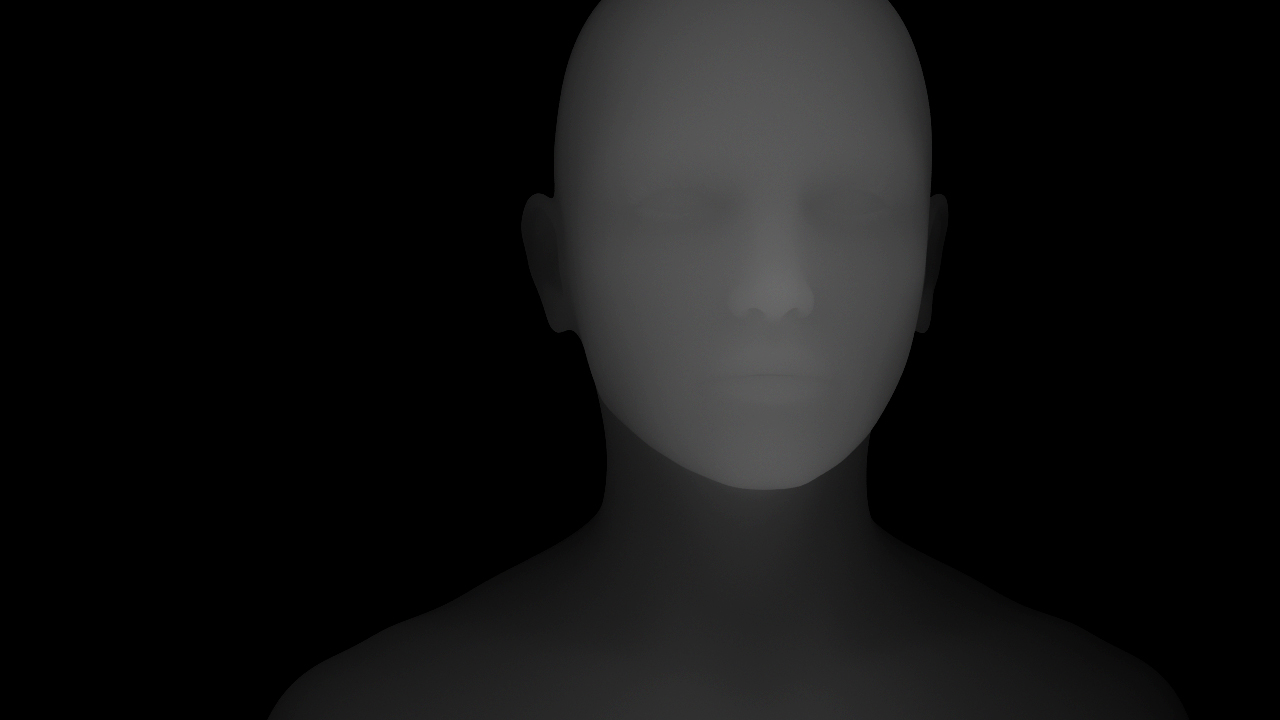
//> input picture SkinDetection/SkinDetection/b.jpg, 1280 x 720 px
$ ./temp4   (built with g++ and OpenCV 4)
//> lines starting //> are read from the running program, lines starting //| are printed output that depends on the picture; after the words box and inside, x2 and y2 are one past the last pixel; in counts of white or black regions, pixels touching at a corner belong together; pictures that were not available may be replaced by others from this repository, and a replacement may not be noted
//> further down, img is the input picture: 720 rows x 1280 cols, CV_8UC3; mean B, G, R 17.6, 17.6, 17.6
### SkinDetection/SkinDetection/stdafx.h
// stdafx.h : include file for standard system include files,
// or project specific include files that are used frequently, but
// are changed infrequently
//

#pragma once

#include "targetver.h"


#include <stdio.h>
#include <tchar.h>
#include <iostream>
#include <algorithm>


// TODO: reference additional headers your program requires here

### SkinDetection/SkinDetection/temp4.cpp
#include "stdafx.h"
#include <opencv2/opencv.hpp>

using namespace cv;
using std::cout;
using std::cin;
using std::vector;

extern "C" void DetectSkin(int h, int w, uchar** input_frame, uchar** hands, uchar** cubes) {
//> called with h = 720, w = 1280
	Mat3b frame;
	Mat1b output_frame;

	frame = Mat(h, w, CV_8UC3, *input_frame);
	resize(frame, frame, Size(), 0.5, 0.5, INTER_LINEAR);

	//cvtColor(frame, output_frame, CV_BGR2GRAY);
	cvtColor(frame, frame, CV_BGR2HSV);
//> frame: 360 rows x 640 cols, CV_8UC3; mean H, S, V 18, 1.9, 17.8
	//cvtColor(bgr_frame, frame, CV_BGR2YCrCb);
	//GaussianBlur(frame, frame, Size(7, 7), 1, 1);

	// generate binary mask
	Scalar hsv_l(0, 38, 51);
	Scalar hsv_h(17, 250, 242);
	inRange(frame, hsv_l, hsv_h, output_frame);
//> output_frame: 360 rows x 640 cols, CV_8UC1; every value is 0

	// convert to 3 channel image

	Mat out;
	Mat in[] = { output_frame, output_frame, output_frame };
	merge(in, 3, out);
//> out: 360 rows x 640 cols, CV_8UC3; every value is 0

	// apply mask to original image
	bitwise_and(frame, out, frame);

	cvtColor(frame, frame, CV_HSV2BGR);

	// [5 lines of commented-out code are left out]
	resize(frame, frame, Size(), 2, 2, INTER_NEAREST);
//> frame: 720 rows x 1280 cols, CV_8UC3; every value is 0

	Mat handsMt = Mat(h, w, CV_8UC3, *hands);
	Mat channels[3];

	split(handsMt, channels);

	threshold(channels[0], channels[0], 2, 255, THRESH_BINARY_INV);
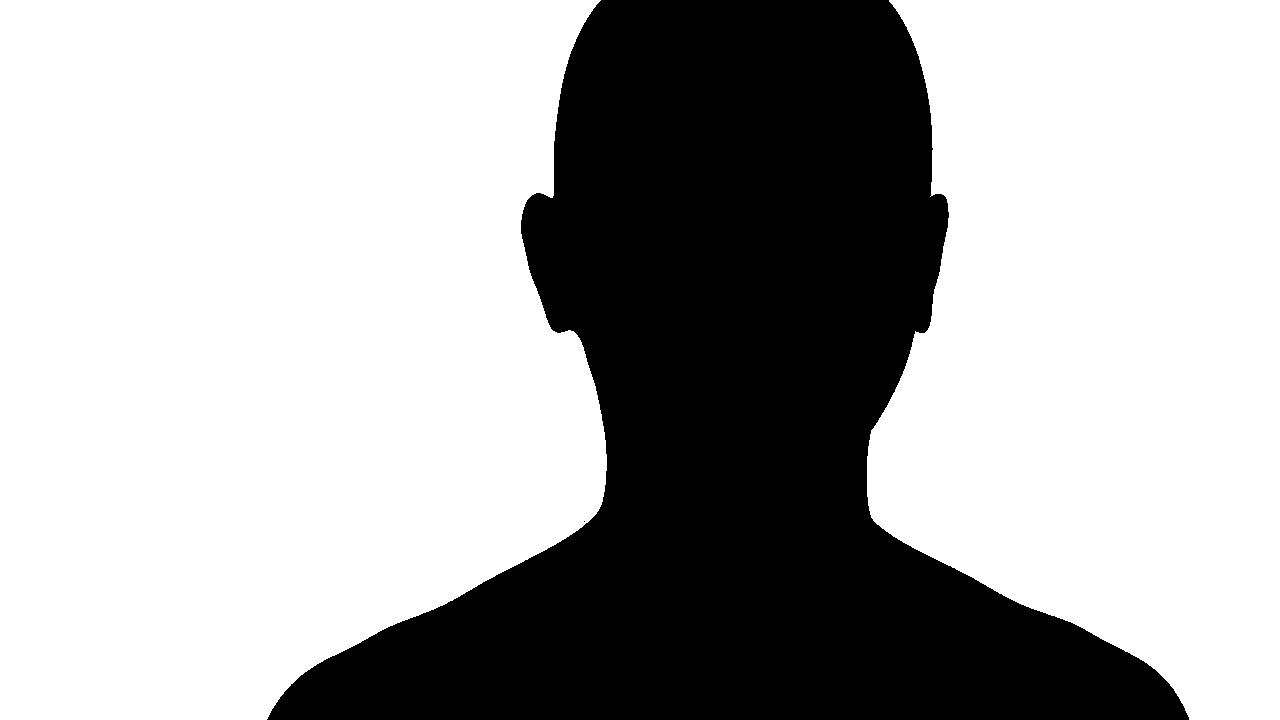
//> channels[0]: 720 rows x 1280 cols, CV_8UC1; 66.7% white; 2 black regions (1 under 20 px), largest, box (x1, y1, x2, y2) and area: (267, 0, 1189, 720) 306742
	imshow("", channels[0]);
	waitKey(0);

	Mat labels = Mat(h, w, CV_32SC1);

	distanceTransform(channels[0], channels[1], labels, DIST_L2, DIST_MASK_PRECISE, DIST_LABEL_PIXEL);
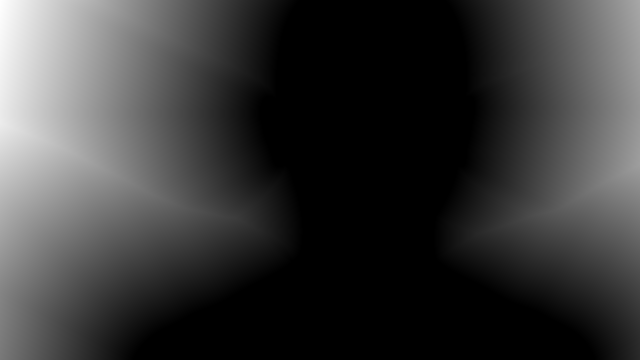
//> channels[1]: 720 rows x 1280 cols, CV_32FC1 (shown at 1/2 size); min 0, max 564.1, mean 126.1; drawn with min black and max white
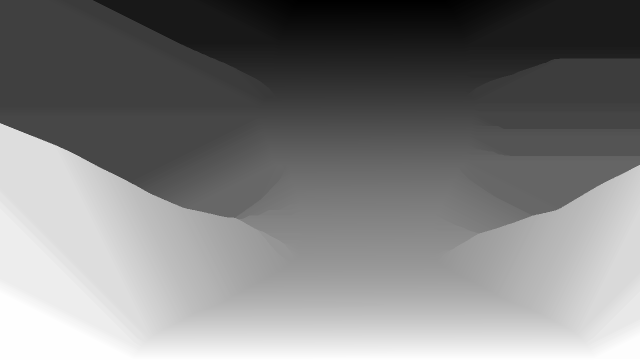
//> labels: 720 rows x 1280 cols, CV_32SC1 (shown at 1/2 size); min 1, max 306743, mean 151510.2; drawn with min black and max white

	double min, max;
	minMaxLoc(labels, &min, &max);
//> min = 1; max = 306743
	//labels.convertTo(labels, CV_8UC1, 255.0 / max, 0);
	cout << "max " << max << "\n";
//| max 306743

	Mat mask = Mat(h, w, CV_8UC1);


	vector<Vec2i> label_to_index;

	for (int row = 0; row < channels[0].rows; row++)
	{
		for (int col = 0; col < channels[0].cols; col++)
		{
			if (channels[0].at<uchar>(row, col) == 0)
			{
				label_to_index.push_back(Vec2i(row, col));
			}
		}
	}
//> after the loop, label_to_index = 306743 items
	label_to_index.push_back(0);
//> label_to_index = 306744 items

	cout << "size " << label_to_index.size() << "\n";
//| size 306744

	for (int i = 0; i < mask.rows; i++)
	{
		const double* m = mask.ptr<double>(i);

		for (int j = 0; j < mask.cols; j++)
		{
			mask.at<uchar>(i, j) = channels[2].at<uchar>(label_to_index.at(labels.at<int>(i, j)));
		}
	}

	imshow("", mask);
	waitKey(0);

	Mat singles[] = { mask, mask, mask };
	merge(singles, 3, out);
//> out: 720 rows x 1280 cols, CV_8UC3

	Mat cubesMt = Mat(h, w, CV_8UC3, *cubes);

	// compare hands depth with objects depth
	Mat dst = out >= cubesMt;
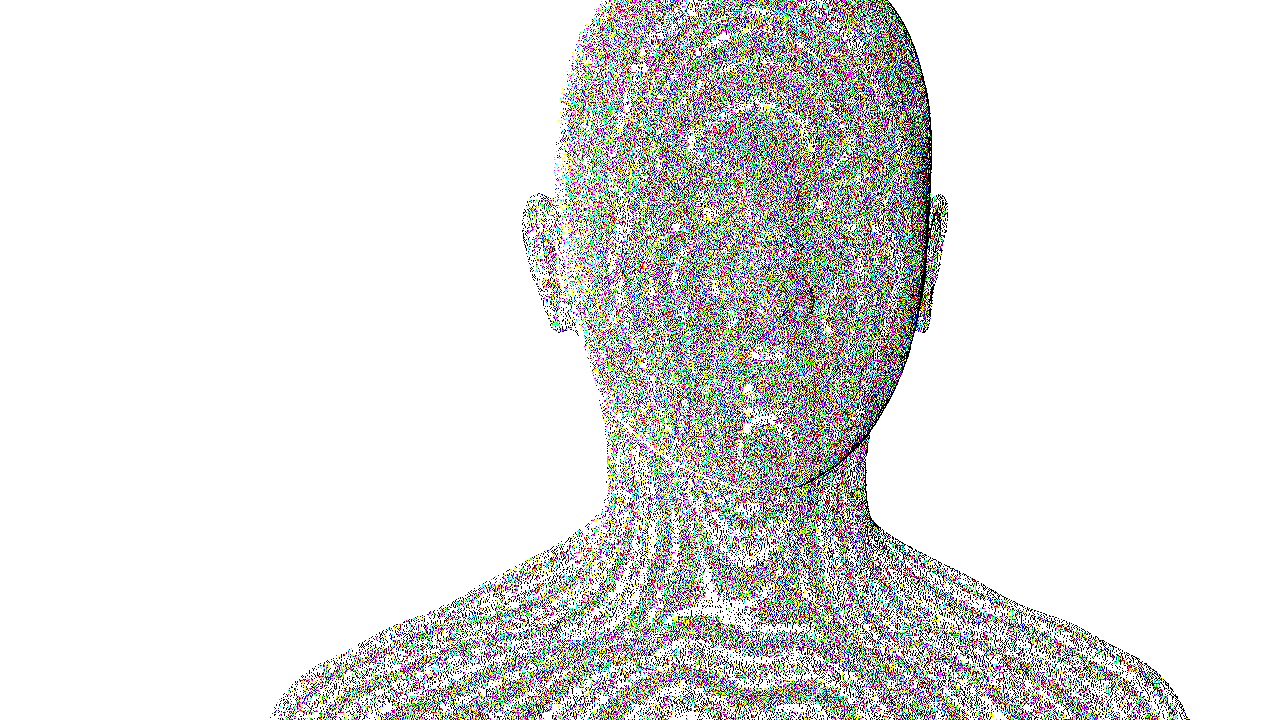
//> dst: 720 rows x 1280 cols, CV_8UC3; mean B, G, R 224, 225.4, 225.1
	/*
	imshow("", dst);
	waitKey(0);
	*/
	bitwise_and(frame, dst, frame);
	//flip(frame, frame, 0);

//> (the run ends here: the program needs code that is not available in this run, at `std::copy(frame.data, frame.data + h * w * 3, stdext::checked_array_it..`)

$ run again, on SkinDetection/SkinDetection/a.jpg
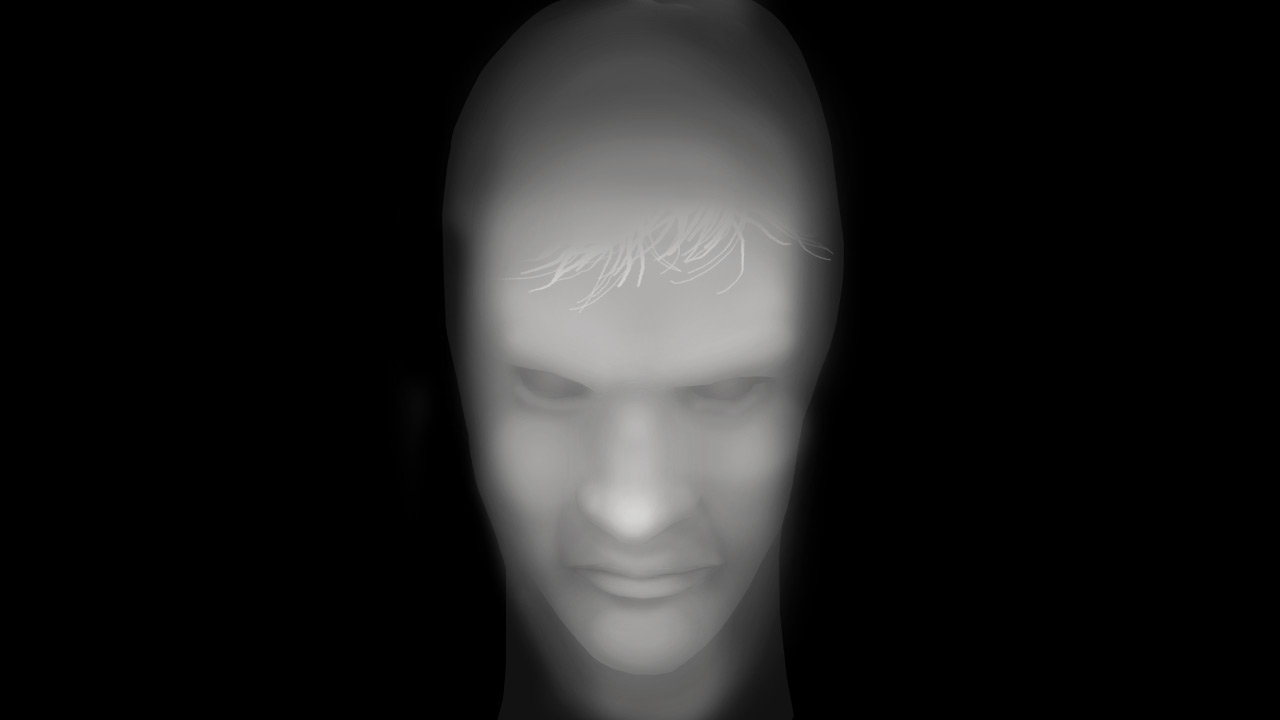
//> input picture SkinDetection/SkinDetection/a.jpg, 1280 x 720 px, given in place of b.jpg, which was not available
//> img is the input picture: 720 rows x 1280 cols, CV_8UC3; mean B, G, R 28.9, 29.2, 29.3
//> output_frame: 360 rows x 640 cols, CV_8UC1; every value is 0
//> in DetectSkin, `distanceTransform(channels[0], channels[1], labels, DIST_L2, DIST_MASK..`:
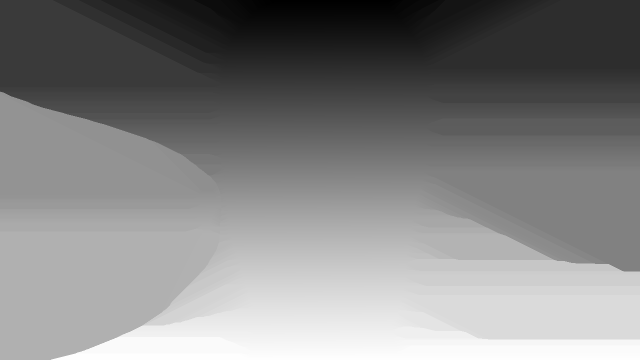
//> labels: 720 rows x 1280 cols, CV_32SC1 (shown at 1/2 size); min 1, max 258165, mean 132673.4; drawn with min black and max white
//> min = 1; max = 258165
//| max 258165
//> after the loop in DetectSkin, `for (int row = 0; row < channels[0].rows; row++)`: label_to_index = 258165 items
//> in DetectSkin, `label_to_index.push_back(0);`: label_to_index = 258166 items
//| size 258166
//> in DetectSkin, `Mat dst = out >= cubesMt;`:
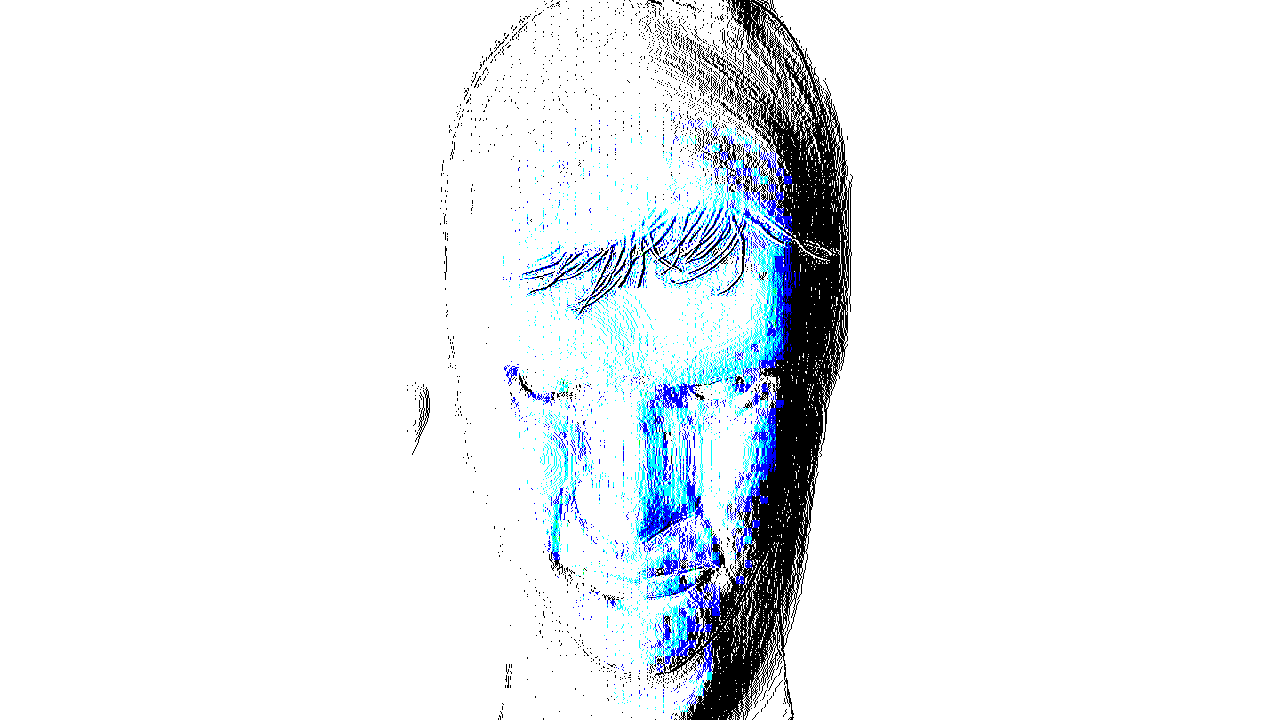
//> dst: 720 rows x 1280 cols, CV_8UC3; mean B, G, R 242.1, 238.5, 234.7

$ run again, on SkinDetection/SkinDetection/depth.jpg
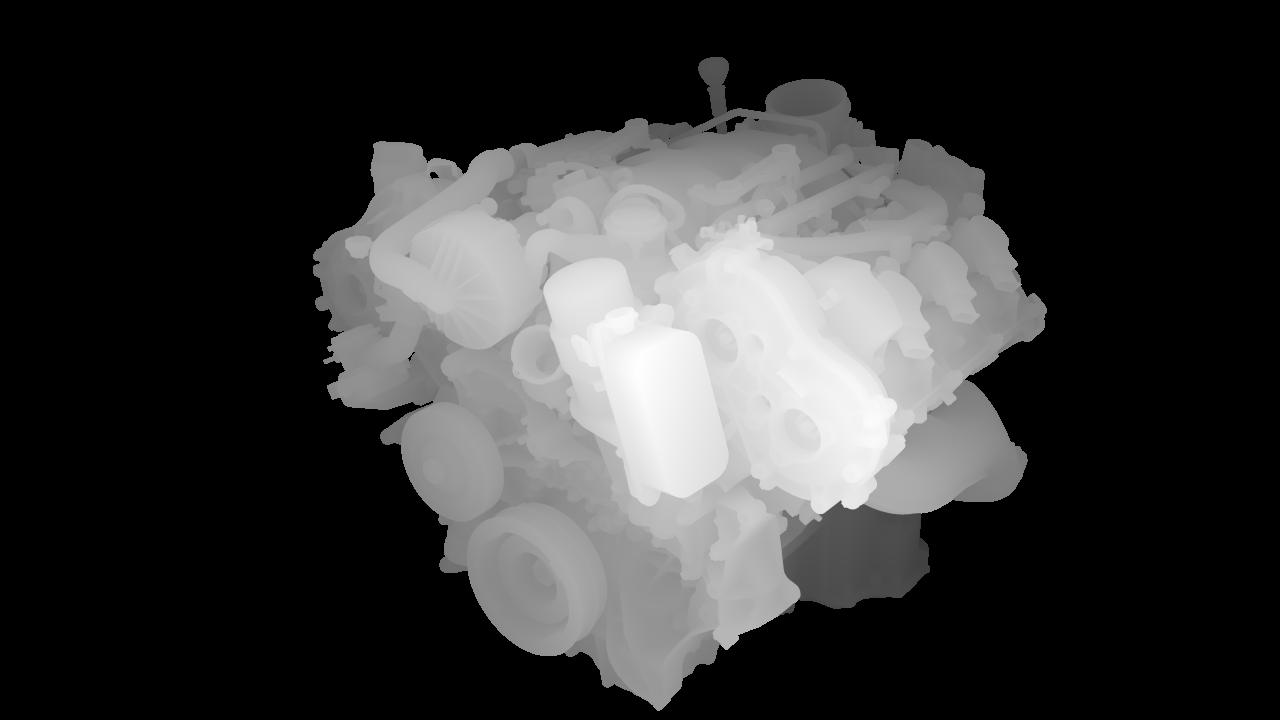
//> input picture SkinDetection/SkinDetection/depth.jpg, 1280 x 720 px, given in place of b.jpg, which was not available
//> img is the input picture: 720 rows x 1280 cols, CV_8UC3; min 0, max 254, mean 56.1
//> output_frame: 360 rows x 640 cols, CV_8UC1; every value is 0
//> in DetectSkin, `distanceTransform(channels[0], channels[1], labels, DIST_L2, DIST_MASK..`:
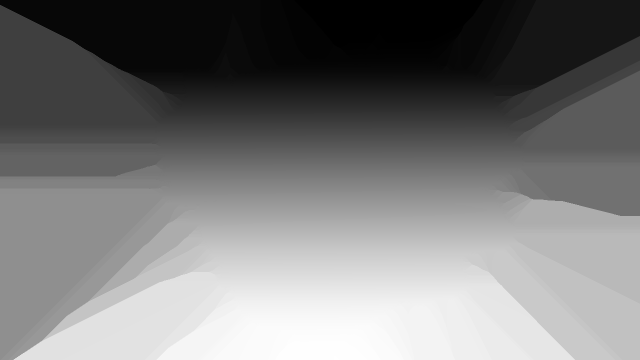
//> labels: 720 rows x 1280 cols, CV_32SC1 (shown at 1/2 size); min 1, max 310727, mean 146459.8; drawn with min black and max white
//> min = 1; max = 310727
//| max 310727
//> after the loop in DetectSkin, `for (int row = 0; row < channels[0].rows; row++)`: label_to_index = 310727 items
//> in DetectSkin, `label_to_index.push_back(0);`: label_to_index = 310728 items
//| size 310728
//> in DetectSkin, `Mat dst = out >= cubesMt;`:
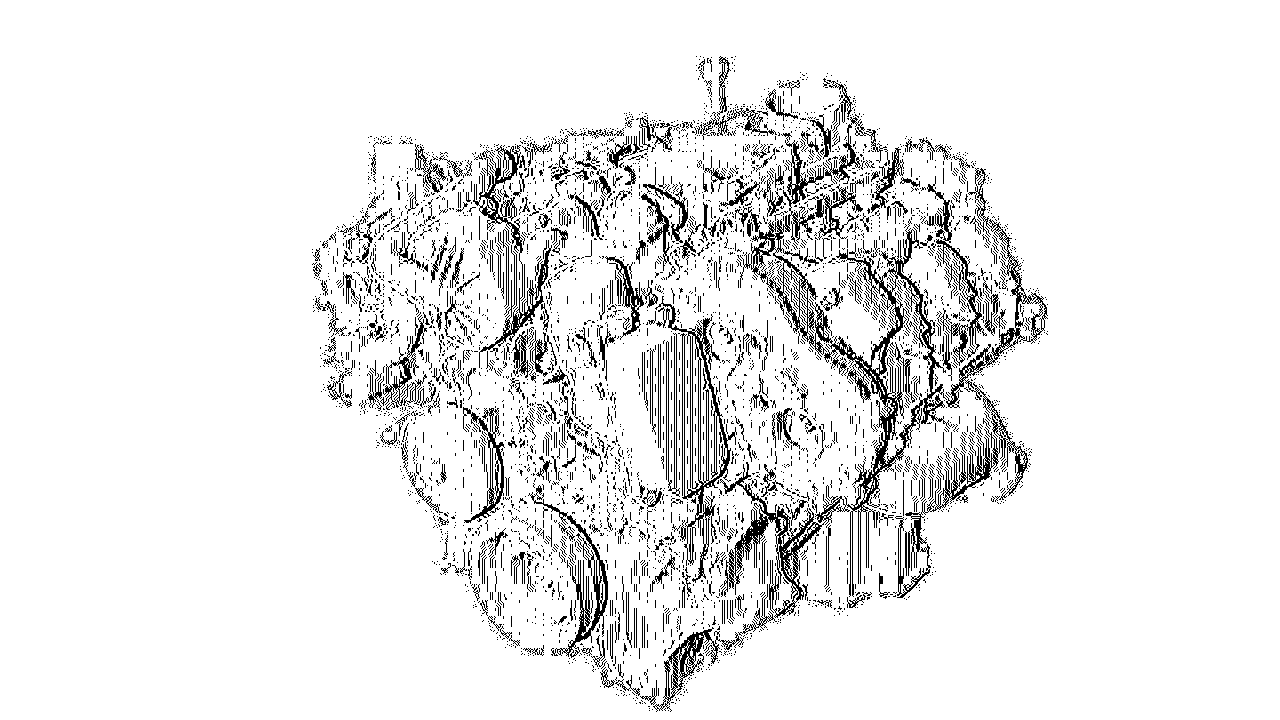
//> dst: 720 rows x 1280 cols, CV_8UC3; 92% white; black in thin lines or dots, all inside (x1, y1, x2, y2) = (312, 56, 1048, 712)
